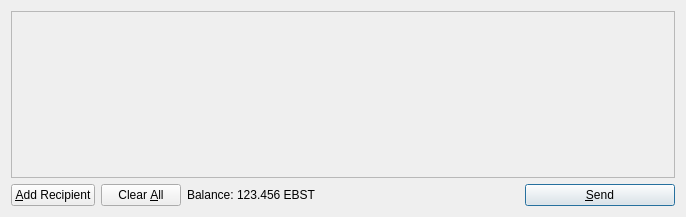
<?xml version="1.0" encoding="UTF-8"?>
<ui version="4.0">
 <class>SendCoinsDialog</class>
 <widget class="QDialog" name="SendCoinsDialog">
  <property name="geometry">
   <rect>
    <x>0</x>
    <y>0</y>
    <width>686</width>
    <height>217</height>
   </rect>
  </property>
  <property name="windowTitle">
   <string>Send Coins</string>
  </property>
  <layout class="QVBoxLayout" name="verticalLayout">
   <item>
    <widget class="QScrollArea" name="scrollArea">
     <property name="widgetResizable">
      <bool>true</bool>
     </property>
     <widget class="QWidget" name="scrollAreaWidgetContents">
      <property name="geometry">
       <rect>
        <x>0</x>
        <y>0</y>
        <width>666</width>
        <height>165</height>
       </rect>
      </property>
      <layout class="QVBoxLayout" name="verticalLayout_2">
       <property name="margin">
        <number>0</number>
       </property>
       <item>
        <layout class="QVBoxLayout" name="entries">
         <property name="spacing">
          <number>6</number>
         </property>
        </layout>
       </item>
       <item>
        <spacer name="verticalSpacer">
         <property name="orientation">
          <enum>Qt::Vertical</enum>
         </property>
         <property name="sizeHint" stdset="0">
          <size>
           <width>20</width>
           <height>40</height>
          </size>
         </property>
        </spacer>
       </item>
      </layout>
     </widget>
    </widget>
   </item>
   <item>
    <layout class="QHBoxLayout" name="horizontalLayout">
     <item>
      <widget class="QPushButton" name="addButton">
       <property name="toolTip">
        <string>Send to multiple recipients at once</string>
       </property>
       <property name="text">
        <string>&amp;Add Recipient</string>
       </property>
       <property name="icon">
        <iconset resource="../bitcoin.qrc">
         <normaloff>:/icons/add</normaloff>:/icons/add</iconset>
       </property>
       <property name="autoDefault">
        <bool>false</bool>
       </property>
      </widget>
     </item>
     <item>
      <widget class="QPushButton" name="clearButton">
       <property name="sizePolicy">
        <sizepolicy hsizetype="Minimum" vsizetype="Fixed">
         <horstretch>0</horstretch>
         <verstretch>0</verstretch>
        </sizepolicy>
       </property>
       <property name="toolTip">
        <string>Remove all transaction fields</string>
       </property>
       <property name="text">
        <string>Clear &amp;All</string>
       </property>
       <property name="icon">
        <iconset resource="../bitcoin.qrc">
         <normaloff>:/icons/remove</normaloff>:/icons/remove</iconset>
       </property>
       <property name="autoRepeatDelay">
        <number>300</number>
       </property>
       <property name="autoDefault">
        <bool>false</bool>
       </property>
      </widget>
     </item>
     <item>
      <layout class="QHBoxLayout" name="horizontalLayout_2">
       <property name="spacing">
        <number>3</number>
       </property>
       <item>
        <widget class="QLabel" name="label">
         <property name="text">
          <string>Balance:</string>
         </property>
        </widget>
       </item>
       <item>
        <widget class="QLabel" name="labelBalance">
         <property name="cursor">
          <cursorShape>IBeamCursor</cursorShape>
         </property>
         <property name="text">
          <string>123.456 EBST</string>
         </property>
         <property name="textInteractionFlags">
          <set>Qt::LinksAccessibleByMouse|Qt::TextSelectableByKeyboard|Qt::TextSelectableByMouse</set>
         </property>
        </widget>
       </item>
      </layout>
     </item>
     <item>
      <spacer name="horizontalSpacer">
       <property name="orientation">
        <enum>Qt::Horizontal</enum>
       </property>
       <property name="sizeHint" stdset="0">
        <size>
         <width>40</width>
         <height>20</height>
        </size>
       </property>
      </spacer>
     </item>
     <item>
      <widget class="QPushButton" name="sendButton">
       <property name="minimumSize">
        <size>
         <width>150</width>
         <height>0</height>
        </size>
       </property>
       <property name="toolTip">
        <string>Confirm the send action</string>
       </property>
       <property name="text">
        <string>&amp;Send</string>
       </property>
       <property name="icon">
        <iconset resource="../bitcoin.qrc">
         <normaloff>:/icons/send</normaloff>:/icons/send</iconset>
       </property>
       <property name="default">
        <bool>true</bool>
       </property>
      </widget>
     </item>
    </layout>
   </item>
  </layout>
 </widget>
 <resources>
  <include location="../bitcoin.qrc"/>
 </resources>
 <connections/>
</ui>
